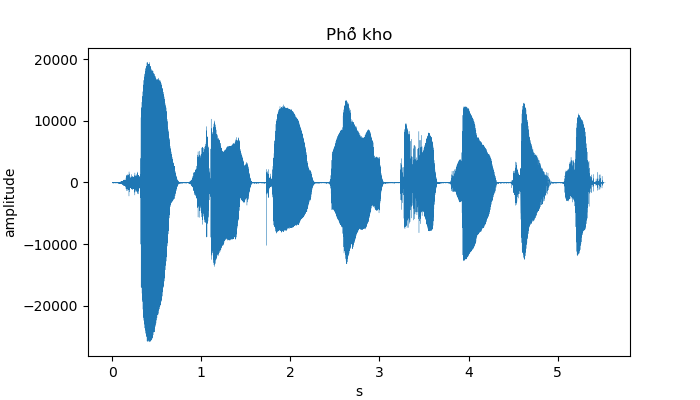

Generate this figure with Python:
from scipy.io import wavfile
import numpy as np
import matplotlib.pyplot as plt

fs, data = wavfile.read('kho.wav')
T = 1/fs
xs = np.arange(0,T*len(data), T)
plt.figure(figsize=(7,4))
plt.plot(xs, data, linewidth=.2)
plt.xlabel('s')
plt.ylabel('amplitude')
plt.title('Phổ kho')
plt.savefig('kho.png')
plt.show()

